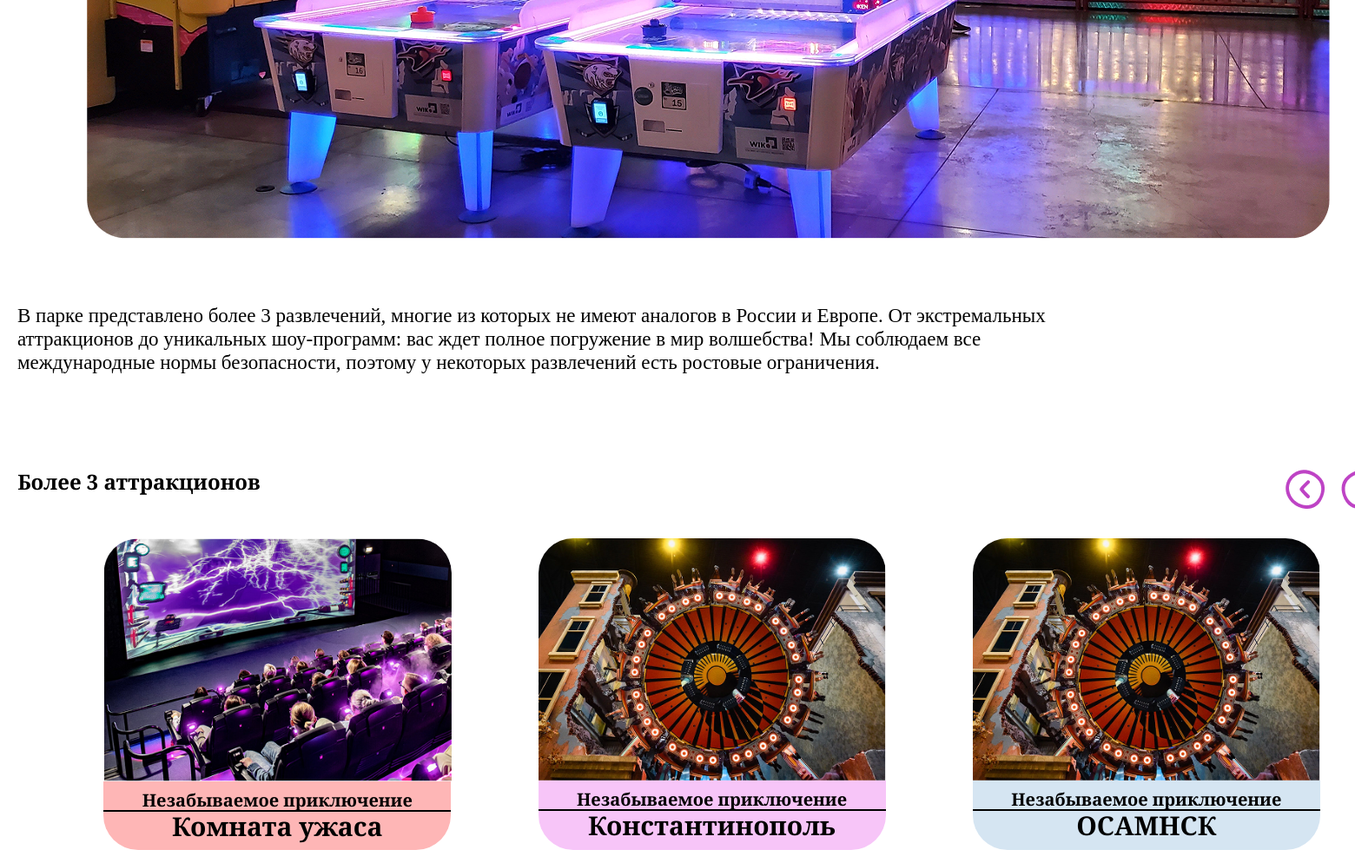
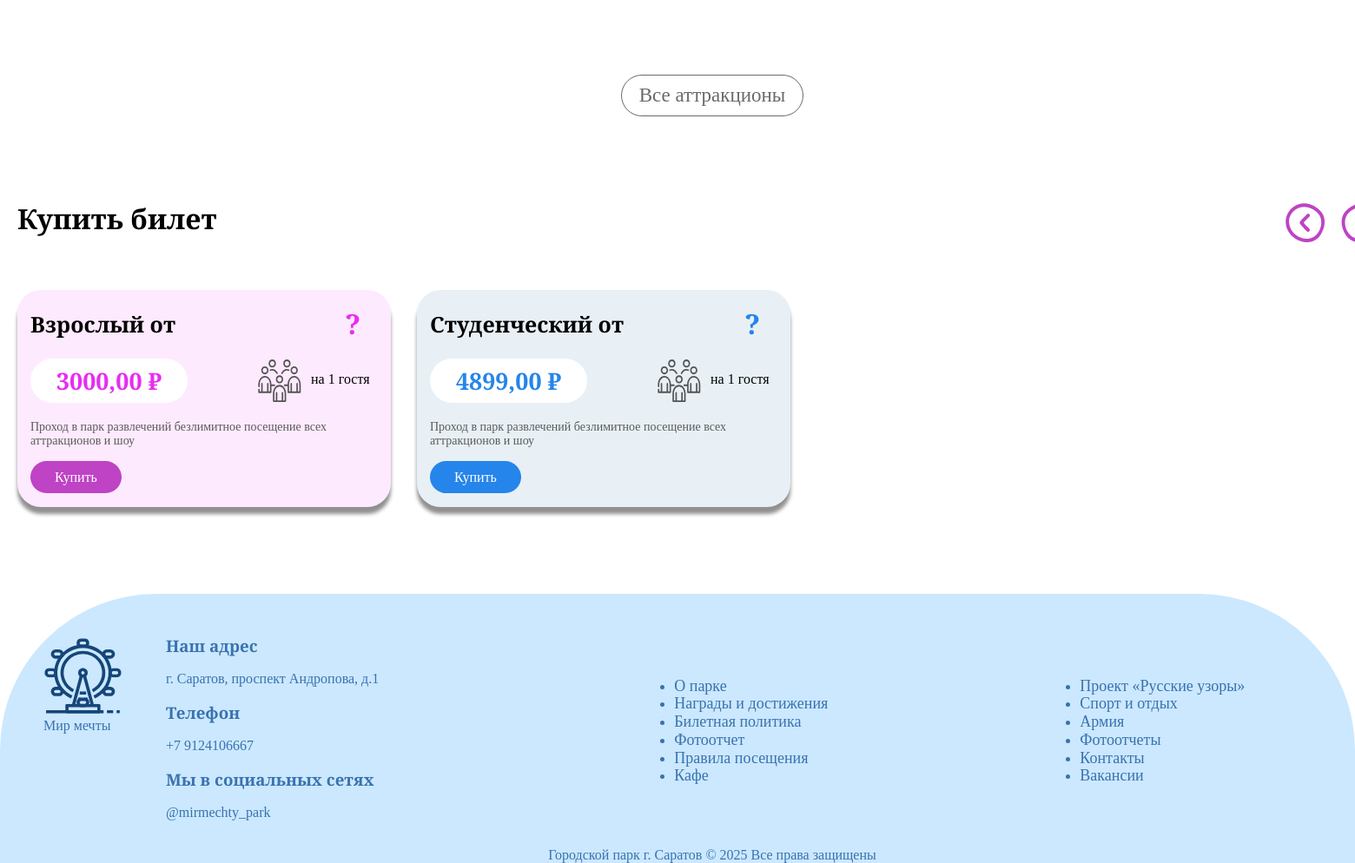
The app's page /small/ (lower part), older data (2 pictures, top to bottom).
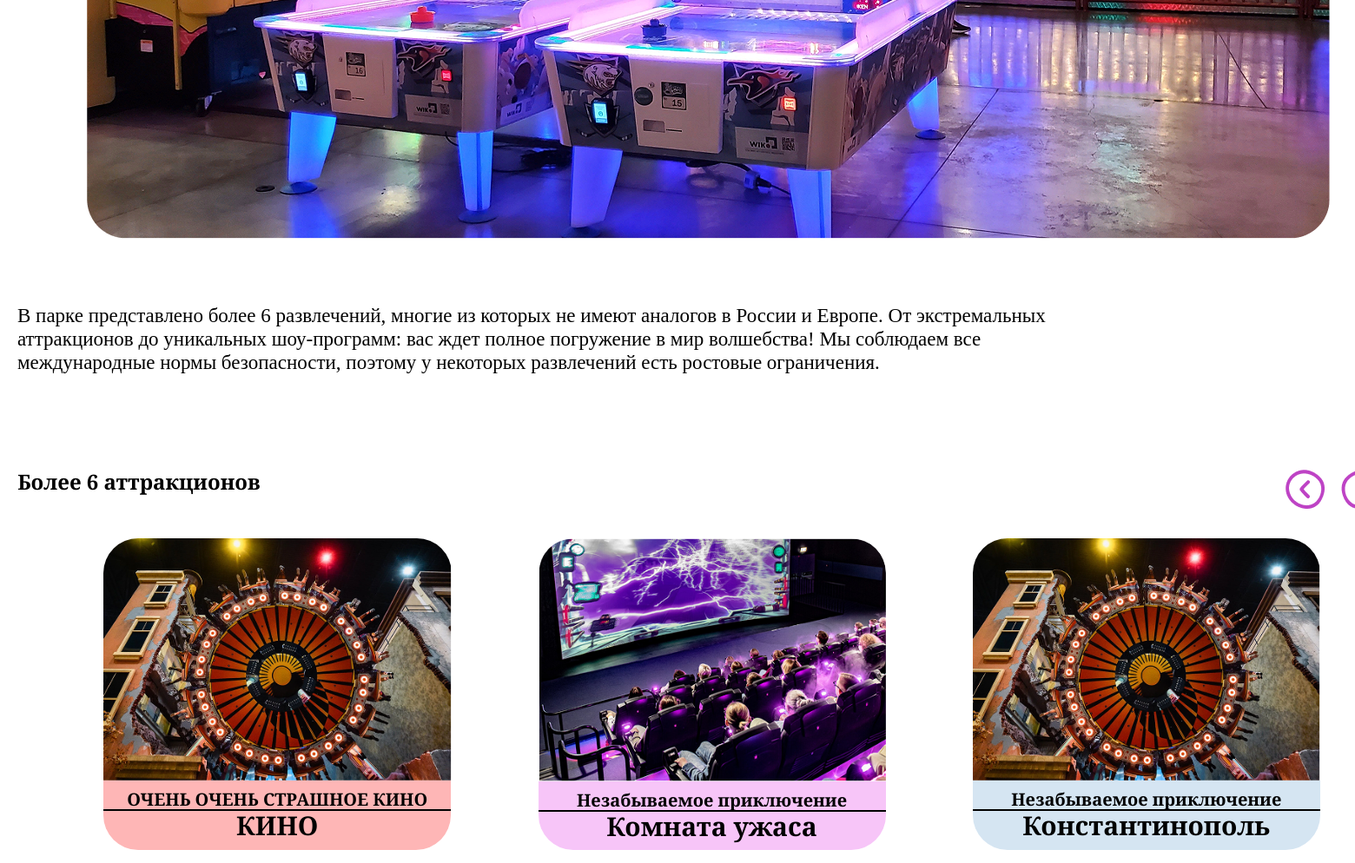
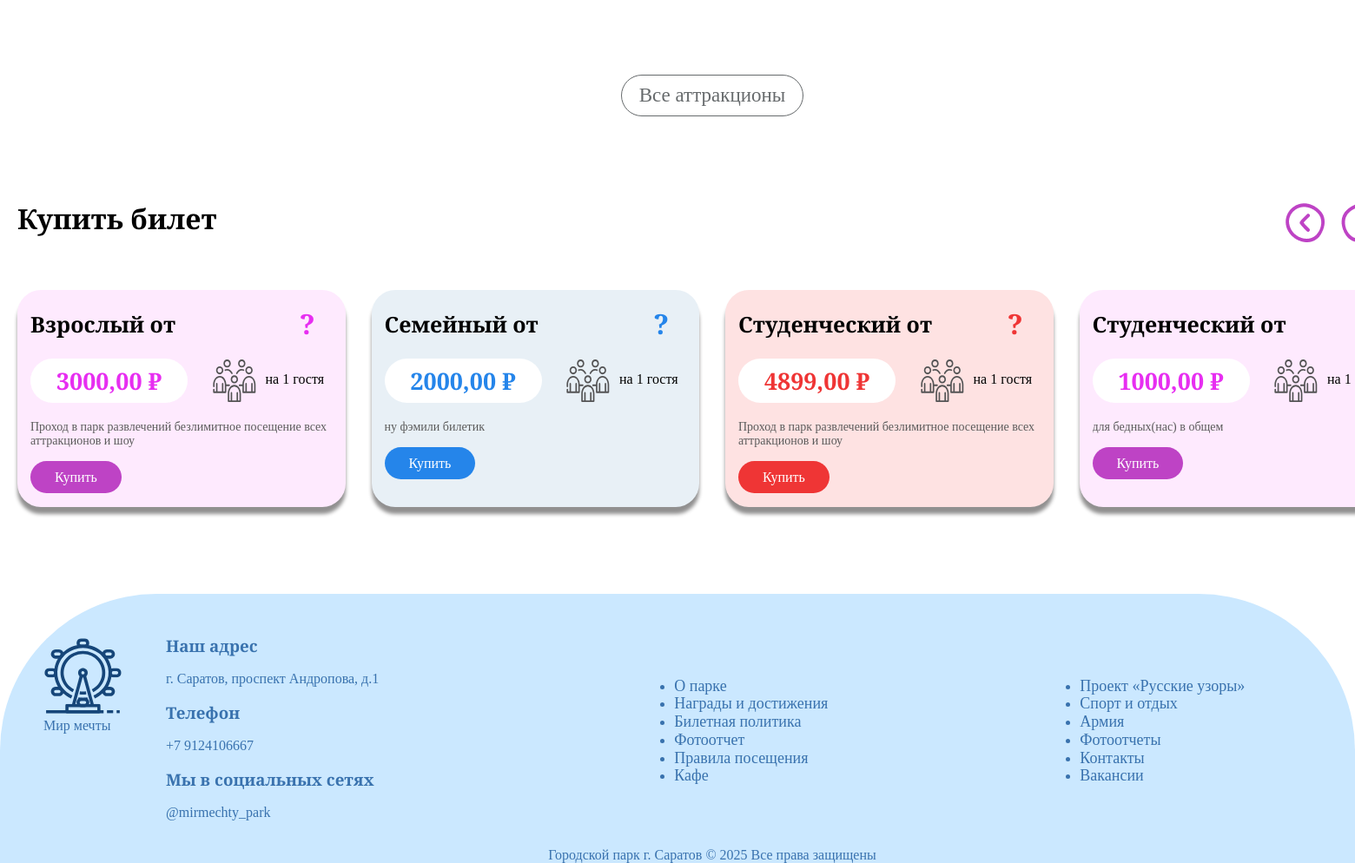
The same page, newer data (2 pictures, top to bottom).
### gagi_app/models.py (models this page shows, shortened)
class Attractions(models.Model):
    PLAYGROUND_CHOICES = [
        ('small', 'Малая площадка'),
        ('big', 'Большая площадка'),
    ]
    CAPACITY_CHOICES = [
        (10, '10 человек'),
        (15, '15 человек'),
        (20, '20 человек')
    ]
    DURATION_CHOICES = [
        (3, '3 минуты'),
        (6, '6 минут'),
        (10, '10 минут'),
        (8, '8 минут'),
        (15, '15 минут')
    ]
    name = models.CharField('Название', max_length=100, unique=True)
    description = models.TextField('Описание', blank=True, null=True)
    min_height = models.IntegerField('Минимальный рост (см)', null=True, blank=True)
    max_height = models.IntegerField('Максимальный рост (см)', null=True, blank=True)
    min_age = models.IntegerField('Минимальный возраст', null=True, blank=True)
    activity_status = models.BooleanField('Статус активности', default=True)
    playground_type = models.CharField('Тип площадки', max_length=10, choices=PLAYGROUND_CHOICES, default='small')
    capacity = models.IntegerField('Вместимость (чел)', choices=CAPACITY_CHOICES)
    duration_minutes = models.IntegerField('Продолжительность (мин)', null=True, blank=True)
    staff = models.ForeignKey(Staff, on_delete=models.SET_NULL, null=True, blank=True, verbose_name='Ответственный сотрудник')
    main_image = models.ImageField('Главное изображение', upload_to='attraction_images/', null=True, blank=True)
    class Meta:
        verbose_name = "Аттракцион"
        verbose_name_plural = "Аттракционы"
        ordering = ["name"]

class TicketTypes(models.Model):
    NAME_CHOICES = [
        ('child', 'Детский'),
        ('adult', 'Взрослый'),
        ('family', 'Семейный'),
        ('student', 'Студенческий'),
        ('other', 'Другое')
    ]
    name = models.CharField('Название', max_length=50, choices=NAME_CHOICES)
    price = models.DecimalField('Цена', max_digits=10, decimal_places=2)
    validity_duration = models.IntegerField('Срок действия (дни)', default=1)
    description = models.TextField('Описание', blank=True, null=True)
    quantity = models.CharField('Количество гостей', max_length=50, default='1 гость')
    class Meta:
        verbose_name = "Тип билета"
        verbose_name_plural = "Типы билетов"
        ordering = ["name"]

### gagi_app/views.py (the view)
# urls.py: path('small/', page2, name='page2'),
def page2(request):
    attractions = Attractions.objects.filter(activity_status=True)
    context = {
        'attractions': attractions,
        'attractions_count': attractions.count(),
        'attraction_examples': attractions[:3],
        'ticket_types': TicketTypes.objects.all(),
        'user': get_user_from_session(request),
    }
    return render(request, 'page2.html', context)

### gagi_app/views.py (called while the page is built)
def get_user_from_session(request):
    if 'user_id' in request.session:
        try:
            return Users.objects.get(id=request.session['user_id'])
        except Users.DoesNotExist:
            return None
    return None

### gagi_app/templates/page2.html (shortened to what this page needs)
{% extends "base.html" %}
{% load static %}
{% block main %}
<div class="container">
    <section class="small-playground">
        <div class="info">
            <img src="{% static 'images/small.png' %}" alt="" class="small-img">
            <p class="small-text">В парке представлено более {{ attractions_count }} развлечений, многие из которых не имеют аналогов
                в России и Европе.
                От экстремальных аттракционов до уникальных шоу-программ: вас ждет полное погружение в мир
                волшебства!
                Мы соблюдаем все международные нормы безопасности, поэтому у некоторых развлечений есть ростовые
                ограничения.
            </p>
        </div>
    </section>
    <section class="more-atraction">
        <div class="head-more">
            <h2 class="more-title">Более {{ attractions_count }} аттракционов</h2>
            <div class="right-left">
                <a href="" class="attraction-link-s">
                    <img src="{% static 'images/right.png' %}" alt="" class="atraction-link-img">
                </a>
                <a href="" class="attraction-link">
                    <img src="{% static 'images/left.png' %}" alt="" class="atraction-link-img">
                </a>
            </div>
        </div>
        <div class="atr">
            {% for attraction in attraction_examples %}
            <div class="atr-card">
                {% if attraction.main_image %}
                <img src="{{ attraction.main_image.url }}" alt="{{ attraction.name }}" class="preview-atr">
                {% else %}
                    <img src="{% static 'images/big.png' %}" alt="{{ attraction.name }}" class="preview-atr">
                {% endif %}
                <div class="art-text-{{ forloop.counter }}">
                    <p class="art-card-text">{{ attraction.description|default:"Незабываемое приключение" }}</p>
                    <h4 class="title-art-card">{{ attraction.name }}</h4>
                </div>
            </div>
            {% endfor %}
        </div>
        <div class="all-atraction">
            <a href="#" class="all">Все аттракционы</a>
        </div>
    </section>
    <section class="attraction">
        <div class="head-attraction">
            <h2 class="attraction-title">Купить билет</h2>
            <div class="right-left">
                <a href="" class="attraction-link-s">
                    <img src="{% static 'images/right.png' %}" alt="" class="atraction-link-img">
                </a>
                <a href="" class="attraction-link">
                    <img src="{% static 'images/left.png' %}" alt="" class="atraction-link-img">
                </a>
            </div>
        </div>
        <div class="type-tickets">
            {% for ticket_type in ticket_types %}
            <div class="type{% if forloop.counter == 2 %}-blue{% elif forloop.counter == 3 %}-orange{% endif %}">
                <div class="type-head">
                    <h3 class="type-title">{{ ticket_type.get_name_display }} от</h3>
                    <strong class="right-what{% if forloop.counter == 2 %}-blue{% elif forloop.counter == 3 %}-orange{% endif %}">?</strong>
                </div>
                <div class="price-type">
                    <strong class="text-type{% if forloop.counter == 2 %}-blue{% elif forloop.counter == 3 %}-orange{% endif %}">
                        {{ ticket_type.price }} ₽
                    </strong>
                    <div class="guist">
                        <img src="{% static 'images/guist.svg' %}" alt="" class="price-img">
                        <p class="guist-text">на 1 гостя</p>
                    </div>
                </div>
                <p class="type-tickets-text">{{ ticket_type.description|default:"Проход в парк развлечений безлимитное посещение всех аттракционов и шоу" }}</p>
                <a href="{% url 'page4' %}" class="type-buy{% if forloop.counter == 2 %}-blue{% elif forloop.counter == 3 %}-orange{% endif %}">Купить</a>
            </div>
            {% endfor %}
        </div>
    </section>
</div>
{% endblock %}

### gagi_app/templates/base.html (shortened to what this page needs)
{% load static %}
<!DOCTYPE html>
<html lang="ru">
<head>
    <link rel="stylesheet" href="{% static 'css/normalize.css' %}">
    <link rel="stylesheet" href="{% static 'css/style.css' %}">
</head>
<body>
    <main>
        {% block main %}
        {% endblock %}
    </main>
    <footer>
        <div class="container">
            <div class="footer-inner">
                <div class="footer-logo">
                    <div class="logo-container">
                        <img src="{% static 'images/Observation Wheel - iconSvg.co.svg' %}"
                            alt="Логотип парка Мир Мечты" class="footer-logo-img" />
                        <p class="logo-text">Мир мечты</p>
                    </div>
                </div>
                <div class="footer-contacts">
                    <div class="contact-item">
                        <h3>Наш адрес</h3>
                        <p>г. Саратов, проспект Андропова, д.1</p>
                    </div>
                    <div class="contact-item">
                        <h3>Телефон</h3>
                        <p>+7 9124106667</p>
                    </div>
                     <div class="contact-item">
                        <h3>Мы в социальных сетях</h3>
                        <p>@mirmechty_park</p>
                    </div>
                </div>
                <div class="footer-menu-one">
                    <ul>
                        <li class="footer-item"><a class="footer-link" href="#about">О парке</a></li>
                        <li class="footer-item"><a class="footer-link" href="#rules">Награды и достижения</a></li>
                        <li class="footer-item"><a class="footer-link" href="#tickets">Билетная политика</a></li>
                        <li class="footer-item"><a class="footer-link" href="#gallery">Фотоотчет</a></li>
                        <li class="footer-item"><a class="footer-link" href="#rules">Правила посещения</a></li>
                        <li class="footer-item"><a class="footer-link" href="#cafe">Кафе</a></li>
                    </ul>
                </div>
                <div class="footer-menu">
                    <ul>
                        <li class="footer-item"><a class="footer-link" href="#projects">Проект «Русские узоры»</a></li>
                        <li class="footer-item"><a class="footer-link" href="#sport">Спорт и отдых</a></li>
                        <li class="footer-item"><a class="footer-link" href="#army">Армия</a></li>
                        <li class="footer-item"><a class="footer-link" href="#reports">Фотоотчеты</a></li>
                        <li class="footer-item"><a class="footer-link" href="#contacts">Контакты</a></li>
                        <li class="footer-item"><a class="footer-link" href="#vacancies">Вакансии</a></li>
                    </ul>
                </div>
            </div>
            <div class="copyright">
                Городской парк г. Саратов © 2025 Все права защищены
            </div>
        </div>
    </footer>
</body>
</html>

Row changes from the older to the newer data that the page shows:
no longer on this page (row unchanged): Attractions: main_image (picture), description "Незабываемое приключение", name "ОСАМНСК"
added Attractions: main_image (picture), description "ОЧЕНЬ ОЧЕНЬ СТРАШНОЕ КИНО", name "КИНО"
added TicketTypes: name "Семейный", price "2000,00", description "ну фэмили билетик"
added TicketTypes: name "Студенческий", price "1000,00", description "для бедных(нас) в общем"
Text that changed along with them:
{{ attractions_count }}: "3" → "6"
